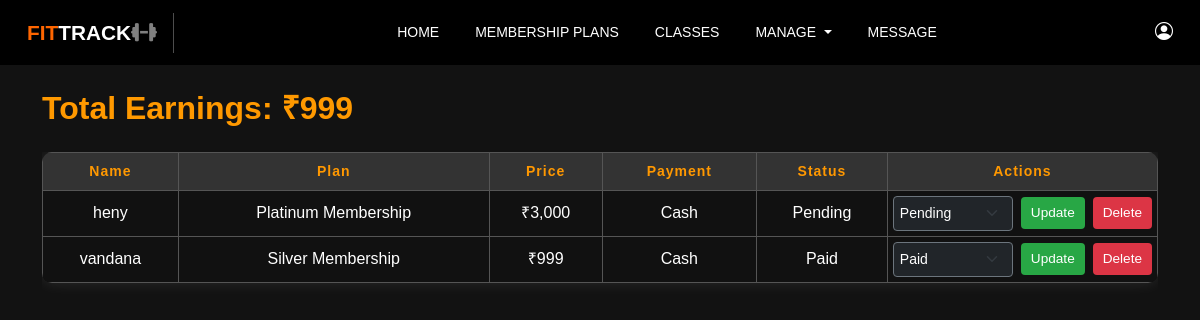
/admin/admin_earning.php, run on the app's committed database.
### tables this page shows
CREATE TABLE `enrollments` (
  `id` int(11) NOT NULL,
  `name` varchar(255) NOT NULL,
  `email` varchar(255) NOT NULL,
  `phone` varchar(15) NOT NULL,
  `plan` varchar(100) NOT NULL,
  `payment_method` varchar(50) NOT NULL,
  `status` varchar(20) NOT NULL,
  `enrolled_on` timestamp NOT NULL DEFAULT current_timestamp() ON UPDATE current_timestamp()
);

CREATE TABLE `memberships` (
  `id` int(11) NOT NULL,
  `title` varchar(255) NOT NULL,
  `price` decimal(10,0) NOT NULL,
  `duration` varchar(50) NOT NULL,
  `description` text NOT NULL
);

### admin/admin_earning.php (the view, shortened to what this page needs)
<?php
include('../config.php');
$query = "SELECT e.*, m.price FROM enrollments e LEFT JOIN memberships m ON TRIM(e.plan) = TRIM(m.title) ORDER BY e.id DESC";
$result = mysqli_query($conn, $query);
$earnQuery = "SELECT SUM(m.price) AS total_earning FROM enrollments e JOIN memberships m ON TRIM(e.plan) = TRIM(m.title) WHERE e.status = 'Paid'";
$earnResult = mysqli_query($conn, $earnQuery);
$row = mysqli_fetch_assoc($earnResult);
$totalEarnings = $row['total_earning'] ?? 0;
?>
<!DOCTYPE html>
<html>
<head>
    <link href="https://cdn.jsdelivr.net/npm/bootstrap@5.3.0/dist/css/bootstrap.min.css" rel="stylesheet">
    <link rel="stylesheet" href="https://cdn.jsdelivr.net/npm/bootstrap-icons@1.11.3/font/bootstrap-icons.css">
    <link rel="stylesheet" href="https://cdnjs.cloudflare.com/ajax/libs/font-awesome/6.5.2/css/all.min.css">
    <link rel="stylesheet" href="../css/admin_earning.css">
</head>
<body>
  <?php include 'admin_header.php'; ?>
  <div class="container my-1">
    <h2 class="mb-4">Total Earnings: ₹<?php echo number_format($totalEarnings); ?></h2>
    <div class="table-responsive">
    <table class="table table-bordered table-hover text-center table-dark">
      <thead class="table-dark">
        <tr>
          <th>Name</th>
          <th>Plan</th>
          <th>Price</th>
          <th>Payment</th>
          <th>Status</th>
          <th style="width: 250px;">Actions</th>
        </tr>
      </thead>
      <tbody>
        <?php while ($row = mysqli_fetch_assoc($result)) { ?>
        <tr>
          <td><?php echo htmlspecialchars($row['name']); ?></td>
          <td><?php echo htmlspecialchars($row['plan']); ?></td>
          <td>₹<?php echo number_format($row['price']); ?></td>
          <td><?php echo htmlspecialchars($row['payment_method']); ?></td>
          <td><?php echo htmlspecialchars($row['status']); ?></td>
          <td style="text-align: center;">
          <form method="POST" style="display: flex; align-items: center; justify-content: center; gap: 8px;">
              <select name="new_status" class="form-select form-select-sm bg-dark text-white border-secondary " style="width: 120px;">
                 <option value="Pending" <?php if ($row['status']=='Pending') echo 'selected'; ?>>Pending</option>
                 <option value="Paid" <?php if ($row['status']=='Paid') echo 'selected'; ?>>Paid</option>
              </select>
                <button type="submit" name="update_status" class="btn btn-success btn-sm">Update</button>
                <button type="submit" name="delete_enrollment" class="btn btn-danger btn-sm">Delete</button>
          </form>
          </td>
        </tr>
        <?php } ?>
      </tbody>
    </table>
    </div>
  </div>
</body>
</html>

### css/admin_earning.css (style rules this page uses)
body { background-color: #121212; color: #fff; font-family: 'Segoe UI', sans-serif; margin: 0; padding: 0; }
.container { padding-top: 20px; }
h2 { color: #ff9900; font-weight: 600; }
.table { border-radius: 10px; overflow: hidden; }
table.table { background-color: #111 !important; color: #fff !important; border-collapse: collapse; width: 100%; box-shadow: 0 0 15px rgba(255, 255, 255, 0.1); }
table.table th { font-size: 14px; letter-spacing: 1px; background: #333; color: #ff9800 !important; }
table.table td { background-color: #111 !important; padding: 5px; border: 1px solid #444; text-align: center; vertical-align: middle; color: #fff; }
table tbody tr { background-color: #111 !important; color: #fff; }
.table-bordered th, .table-bordered td { border: 1px solid #555 !important; }
select.form-select { background-color: #333; color: #fff; border: 1px solid #666; padding: 6px; }
.btn { border: none; padding: 6px 10px; font-size: 0.85rem; border-radius: 4px; transition: 0.2s ease; }
.btn-success { background-color: #28a745; color: #fff; }
.btn-danger { background-color: #dc3545; color: #fff; }

### admin/admin_header.php (style rules this page uses)
body { margin: 0; font-family: Arial, sans-serif; background-size: cover; }

### data on the page
enrollments: name "heny", plan "Platinum Membership", memberships.price "3,000", payment_method "Cash", status "Pending", new_status "Pending"
enrollments: name "vandana", plan "Silver Membership", memberships.price "999", payment_method "Cash", status "Paid", new_status "Paid"

### other printed values
$totalEarnings "999"
